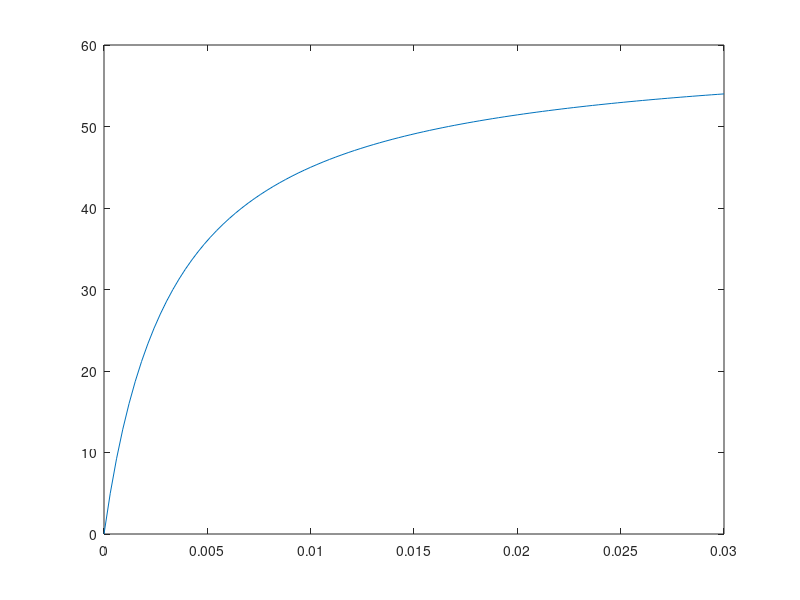

MATLAB code for this plot:
clc
epsilonplot = linspace(0,0.03,100);
sigmaplot = 18000*epsilonplot./(1+300*epsilonplot);
plot(epsilonplot,sigmaplot)

l = 48;
d = 0.125;
P = 0.6;
A = pi/4*d^2
sigma = P/A
epsilon = sigma/(18000-300*sigma)
deltal = epsilon*l
E = 18000
b = sigma-E*epsilon
epsilonp = -b/E
lp = l+l*epsilonp
epsilone = epsilon - epsilonp
